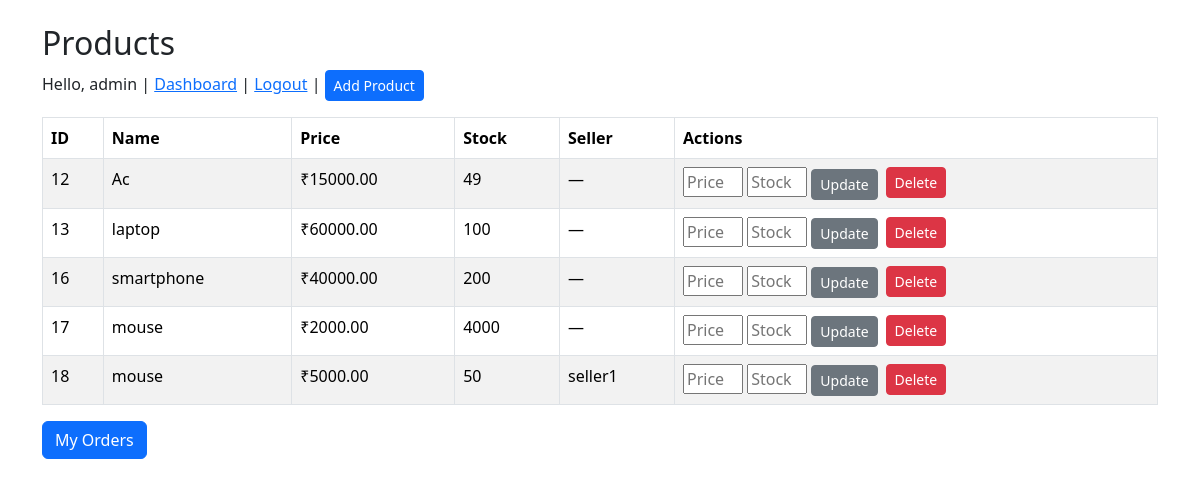
/products/list (signed in), run on the app's committed database.
### tables this page shows
CREATE TABLE Users (
        UserID INTEGER PRIMARY KEY AUTOINCREMENT,
        Username TEXT UNIQUE NOT NULL,
        Password TEXT NOT NULL,
        Email TEXT,
        Role TEXT CHECK(Role IN ('Customer','Seller','Admin')) NOT NULL
    );

CREATE TABLE Products (
        ProductID INTEGER PRIMARY KEY AUTOINCREMENT,
        Name TEXT NOT NULL,
        Price REAL NOT NULL,
        Stock INTEGER NOT NULL,
        SellerID INTEGER,
        FOREIGN KEY (SellerID) REFERENCES Users(UserID)
    );

### routes/products/products.py (the view)
@products_bp.route("/list")
def list_products():
    conn = get_db()
    cur = conn.cursor()
    if current_user.is_authenticated:
        if current_user.role == "Seller":
            cur.execute("""
                SELECT p.*, u.Username as SellerName
                FROM Products p
                LEFT JOIN Users u ON p.SellerID = u.UserID
                WHERE p.SellerID = ?
            """, (current_user.id,))
        elif current_user.role == "Admin":
            cur.execute("""
                SELECT p.*, u.Username as SellerName
                FROM Products p
                LEFT JOIN Users u ON p.SellerID = u.UserID
            """)
        else:
            cur.execute("""
                SELECT p.*, u.Username as SellerName
                FROM Products p
                LEFT JOIN Users u ON p.SellerID = u.UserID
            """)
    else:
        cur.execute("""
            SELECT p.*, u.Username as SellerName
            FROM Products p
            LEFT JOIN Users u ON p.SellerID = u.UserID
        """)
    rows = cur.fetchall()
    conn.close()
    return render_template("products/products.html", products=rows, user=current_user)

### app.py (called while the page is built)
def create_app():
    app = Flask(__name__)
    app.secret_key = config.SECRET_KEY
    app.register_blueprint(users_bp)
    app.register_blueprint(products_bp)
    app.register_blueprint(orders_bp)
    login_manager = LoginManager()
    login_manager.login_view = "users.login"
    login_manager.init_app(app)
    @login_manager.user_loader
    def load_user(user_id):
        return User.get_by_id(user_id)
    return app

### routes/products/products.py (called while the page is built)
def get_db():
    conn = sqlite3.connect(DB_PATH)
    conn.row_factory = sqlite3.Row
    return conn

### routes/users/users.py (called while the page is built)
def get_db():
    conn = sqlite3.connect(DB_PATH)
    conn.row_factory = sqlite3.Row
    return conn

    @staticmethod
    def get_by_id(user_id):
        conn = get_db()
        cur = conn.cursor()
        cur.execute("SELECT * FROM Users WHERE UserID = ?", (user_id,))
        row = cur.fetchone()
        conn.close()
        return User(row) if row else None

### templates/products/products.html (shortened to what this page needs)
<!doctype html>
<html>
<head>
  <link href="https://cdn.jsdelivr.net/npm/bootstrap@5.3.2/dist/css/bootstrap.min.css" rel="stylesheet">
</head>
<body class="container py-4">
  <h2>Products</h2>
  <p>
    {% if current_user.is_authenticated %}
      Hello, {{ current_user.username }} |
      <a href="{{ url_for('users.dashboard') }}">Dashboard</a> |
      <a href="{{ url_for('users.logout') }}">Logout</a>
      {% if current_user.role in ['Admin', 'Seller'] %}
        | <a href="{{ url_for('products.add_product') }}" class="btn btn-sm btn-primary">Add Product</a>
      {% endif %}
    {% else %}
      <a href="{{ url_for('users.login') }}">Login</a> |
      <a href="{{ url_for('users.register') }}">Register</a>
    {% endif %}
  </p>
  <table class="table table-bordered table-striped">
    <thead>
      <tr>
        <th>ID</th><th>Name</th><th>Price</th><th>Stock</th><th>Seller</th><th>Actions</th>
      </tr>
    </thead>
    <tbody>
      {% for p in products %}
      <tr>
        <td>{{ p['ProductID'] }}</td>
        <td>{{ p['Name'] }}</td>
        <td>₹{{ "%.2f"|format(p['Price']) }}</td>
        <td>{{ p['Stock'] }}</td>
        <td>{{ p['SellerName'] or '—' }}</td>
        <td style="min-width:180px">
          {% if current_user.is_authenticated and (current_user.role == 'Admin' or p['SellerID'] == current_user.id) %}
          <div class="d-flex gap-2">
            <form method="post" action="{{ url_for('products.update_product', product_id=p['ProductID']) }}">
              <input name="price" placeholder="Price" style="width:60px">
              <input name="stock" placeholder="Stock" style="width:60px">
              <button type="submit" class="btn btn-sm btn-secondary">Update</button>
            </form>
            <form method="post" action="{{ url_for('products.delete_product', product_id=p['ProductID']) }}"
                  onsubmit="return confirm('Are you sure you want to delete this product?');">
              <button type="submit" class="btn btn-sm btn-danger">Delete</button>
            </form>
          </div>
          {% endif %}
        </td>
      </tr>
      {% endfor %}
    </tbody>
  </table>
</body>
</html>
  {% if current_user.is_authenticated %}
    <p class="mt-3">
      <a href="{{ url_for('orders.my_orders') }}" class="btn btn-primary">My Orders</a>
    </p>
  {% endif %}
</body>
</html>

### data on the page
Users: username "admin"
Products: ProductID "12", Name "Ac", Price "15000.00", Stock "49", p "—"
Products: ProductID "13", Name "laptop", Price "60000.00", Stock "100", p "—"
Products: ProductID "16", Name "smartphone", Price "40000.00", Stock "200", p "—"
Products: ProductID "17", Name "mouse", Price "2000.00", Stock "4000", p "—"
Products: ProductID "18", Name "mouse", Price "5000.00", Stock "50", Username "seller1"
